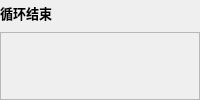
         <widget class="QWidget" name="pageLoopEnd">
          <layout class="QVBoxLayout" name="verticalLayout_9">
           <property name="leftMargin">
            <number>0</number>
           </property>
           <property name="topMargin">
            <number>0</number>
           </property>
           <property name="rightMargin">
            <number>0</number>
           </property>
           <property name="bottomMargin">
            <number>0</number>
           </property>
           <item>
            <layout class="QHBoxLayout" name="horizontalLayout_12" stretch="1,0">
             <item>
              <widget class="QLabel" name="labelLoopEnd">
               <property name="minimumSize">
                <size>
                 <width>0</width>
                 <height>25</height>
                </size>
               </property>
               <property name="font">
                <font>
                 <pointsize>10</pointsize>
                 <weight>75</weight>
                 <bold>true</bold>
                </font>
               </property>
               <property name="text">
                <string>循环结束</string>
               </property>
              </widget>
             </item>
             <item>
              <widget class="QPushButton" name="buttonSave_2">
               <property name="sizePolicy">
                <sizepolicy hsizetype="Fixed" vsizetype="Fixed">
                 <horstretch>0</horstretch>
                 <verstretch>0</verstretch>
                </sizepolicy>
               </property>
               <property name="minimumSize">
                <size>
                 <width>40</width>
                 <height>26</height>
                </size>
               </property>
               <property name="icon">
                <iconset resource="../PCS.qrc">
                 <normaloff>:/images/pngs/common_save.png</normaloff>:/images/pngs/common_save.png</iconset>
               </property>
               <property name="iconSize">
                <size>
                 <width>20</width>
                 <height>20</height>
                </size>
               </property>
               <property name="flat">
                <bool>true</bool>
               </property>
              </widget>
             </item>
            </layout>
           </item>
           <item>
            <widget class="QFrame" name="frame_12">
             <property name="frameShape">
              <enum>QFrame::StyledPanel</enum>
             </property>
             <layout class="QVBoxLayout" name="verticalLayout_8">
              <item>
               <spacer name="verticalSpacer_12">
                <property name="orientation">
                 <enum>Qt::Vertical</enum>
                </property>
                <property name="sizeHint" stdset="0">
                 <size>
                  <width>20</width>
                  <height>40</height>
                 </size>
                </property>
               </spacer>
              </item>
             </layout>
            </widget>
           </item>
          </layout>
         </widget>
